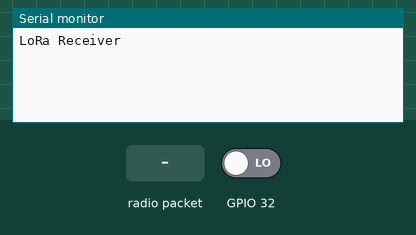
The sketch below on a simulated ESP32. On the bench: the last lines printed to the serial monitor. The test bench sets the inputs (shaded band); at power-on: GPIO 32 LOW. Random numbers use the default seed unless the sketch sets one; no radio packets arrive unless stated.

Above: at 2.2 s.
2.3 s: GPIO 32 driven HIGH
At 2.43 s:
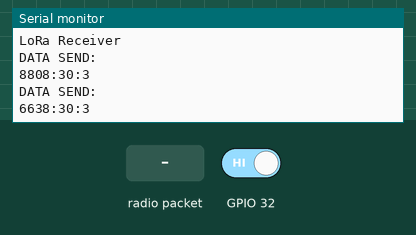
3.8 s: radio packet "1" arrives
At 3.81 s:
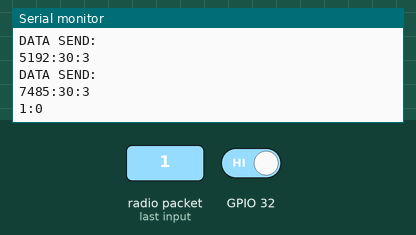
5.3 s: radio packet "5" arrives
At 5.32 s:
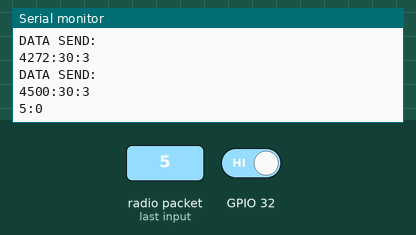
Timing chart, 0 to 8.3 s (numbered marks = the images above; inputs shaded):
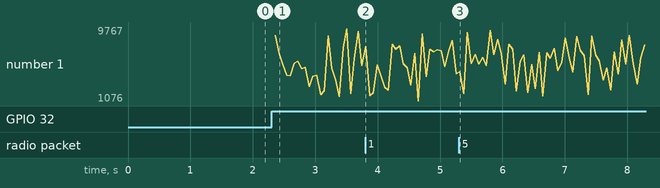

The sketch:

transformer_node.ino
```cpp
// This example just provide basic LoRa function test;
// Not the LoRa's farthest distance or strongest interference immunity.
// For more informations, please vist www.heltec.cn or mail to support@heltec.cn

#include <SPI.h>
#include <LoRa.h>

// WIFI_LoRa_32 ports
// GPIO5  -- SX1278's SCK
// GPIO19 -- SX1278's MISO
// GPIO27 -- SX1278's MOSI
// GPIO18 -- SX1278's CS
// GPIO14 -- SX1278's RESET
// GPIO26 -- SX1278's IRQ(Interrupt Request)

#define SS 18
#define RST 14
#define DI0 26
#define BAND 433E6

void setup()
{
  Serial.begin(115200);
  while (!Serial)
    ; //if just the the basic function, must connect to a computer
  delay(1000);
  Serial.println("LoRa Receiver");
  pinMode(32,INPUT);
  SPI.begin(5, 19, 27, 18);
  LoRa.setPins(SS, RST, DI0);
  if (!LoRa.begin(BAND))
  {
    Serial.println("Starting LoRa failed!");
    while (1)
      ;
  }
}

int interval = 10000;
int prevTime = millis();
int counter = 0;
int Home_Id;
int Home_consumed_unit;
void loop()
{
  myRecieve(); // set LoRa to recieve mode

   if (digitalRead(32)==1){
    mySend();
    prevTime = millis();
    }

}

void mySend()
{
  long msgID = random(1000,9999);
  char myMsgID[20];
  sprintf(myMsgID,"%ld:30:3",msgID);
  //msgID:time in sec:amount of unit for PSMode
  //Serial.print(sendData);
  LoRa.beginPacket();
  LoRa.print(myMsgID);
  LoRa.endPacket();
  Serial.println("DATA SEND: ");
  Serial.println(myMsgID);

}

void myRecieve()
{
  int packetSize = LoRa.parsePacket();
  if (packetSize)
  {
    String str1;

    // received a packet
   // Serial.print("unit of Consumption for Day:: ");

    // read packet
    while (LoRa.available())
    {
      str1.concat((char)LoRa.read());
    }
    char *str=&str1[0];
    Home_Id = atoi(strtok(str,":"));
    Home_consumed_unit = atoi(strtok(0,":"));
    // print RSSI of packet
    sendRpi();
    //Serial.println(LoRa.packetRssi());
  }
}

/*--------------- to send data received from home Node to Rpi----------*/

void sendRpi(){

    char receivedData[40];
    sprintf(receivedData,"%d:%d",Home_Id,Home_consumed_unit);
    Serial.println(receivedData);

}
```

Measured:
- after the input at 2.3 s, the serial monitor: prints a new line after 0.06 s (image 1)
- after the input at 3.8 s, the serial monitor: prints a new line at once (image 2)
